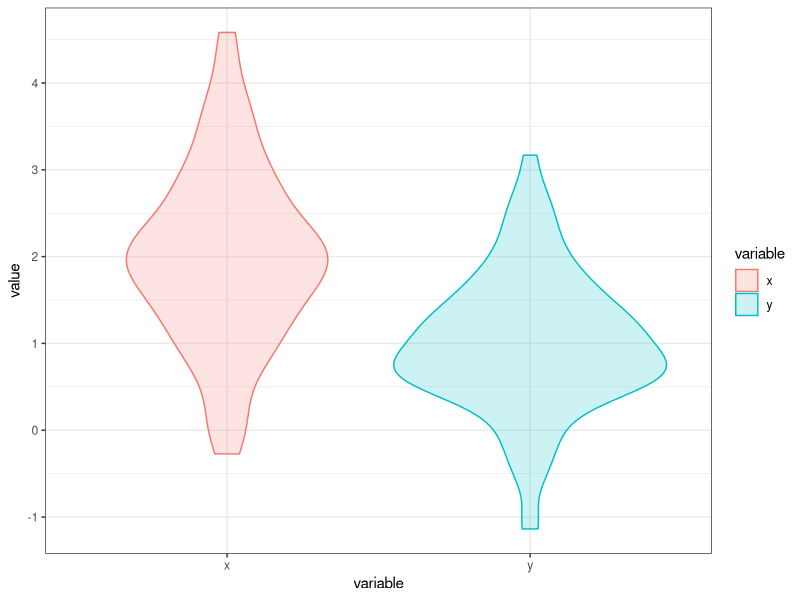
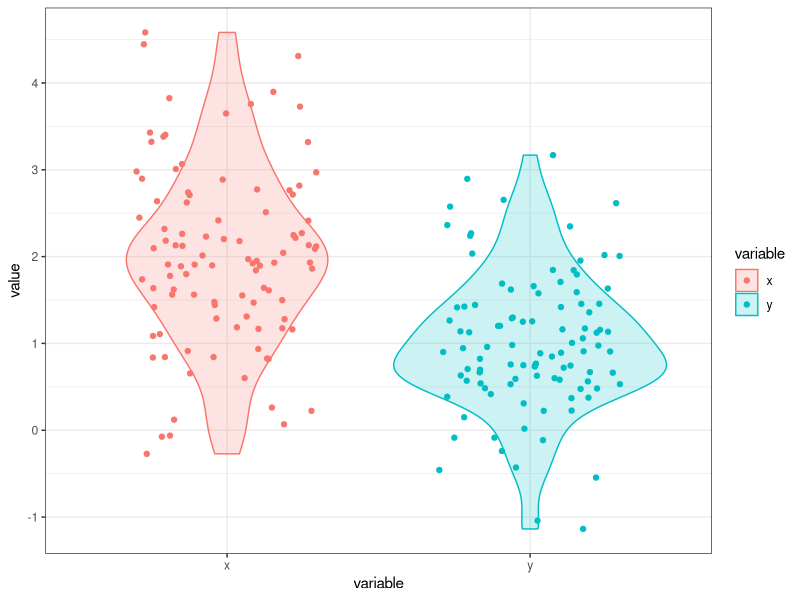
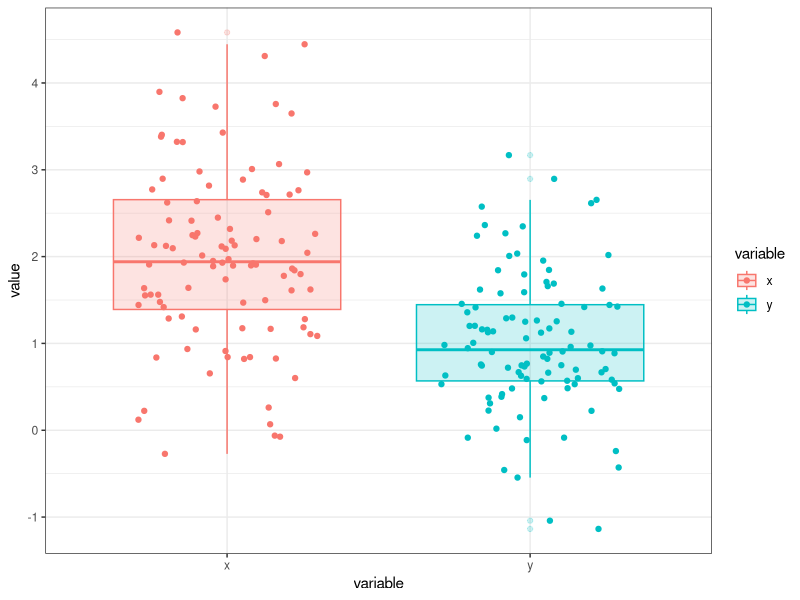
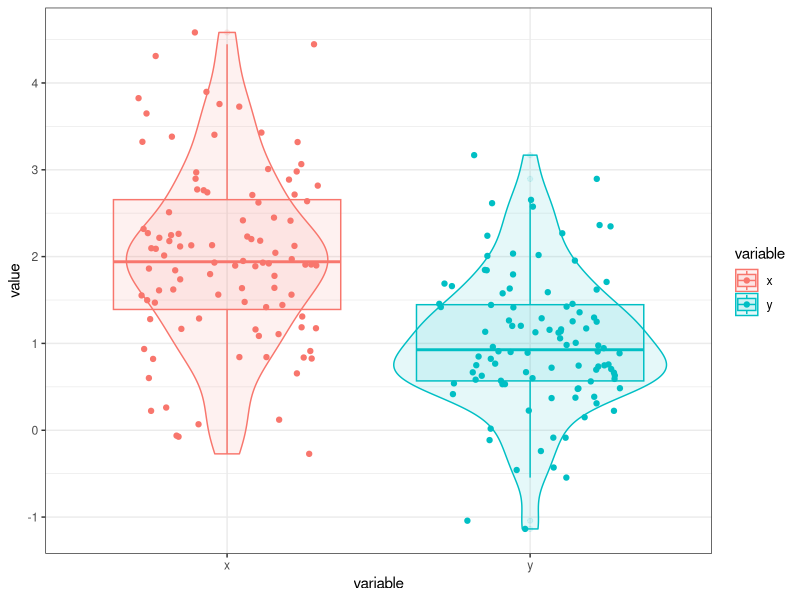
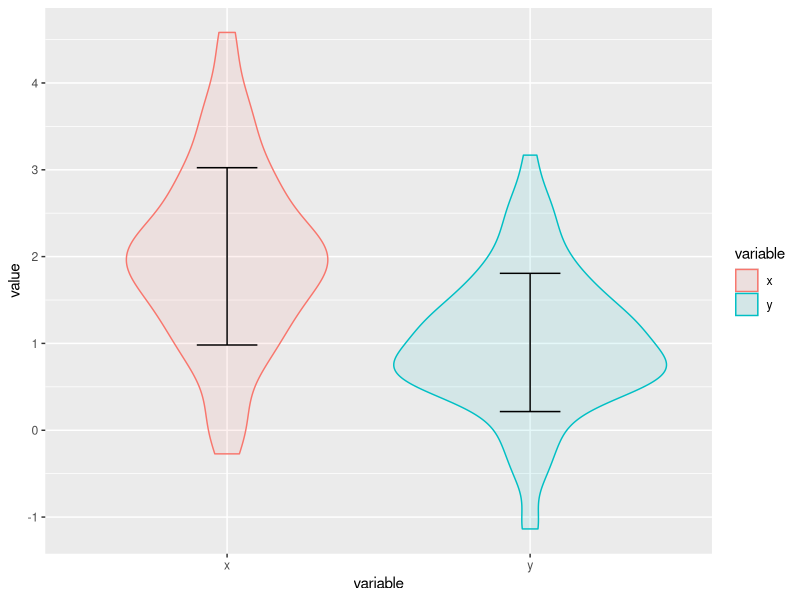

Generate these figures, in order, with R:
library(tidyverse)
library(ggplot2)
library(reshape2)
library(car)
library(rstatix)

set.seed(100)
data <- data.frame(x = rnorm(100, 2, 1), y = rnorm(100, 1, 1))
data2 <- melt(data)

data3 <- lapply(data, function(x) get_summary_stats(data.frame(x)))
data3
# $x
# # A tibble: 1 x 13
# variable     n    min   max median    q1    q3   iqr   mad  mean    sd    se    ci
# <chr>    <dbl>  <dbl> <dbl>  <dbl> <dbl> <dbl> <dbl> <dbl> <dbl> <dbl> <dbl> <dbl>
#   1 x          100 -0.272  4.58   1.94  1.39  2.66  1.26 0.974  2.00  1.02 0.102 0.203
# 
# $y
# # A tibble: 1 x 13
# variable     n   min   max median    q1    q3   iqr   mad  mean    sd    se    ci
# <chr>    <dbl> <dbl> <dbl>  <dbl> <dbl> <dbl> <dbl> <dbl> <dbl> <dbl> <dbl> <dbl>
#   1 x          100 -1.14  3.17  0.927 0.568  1.45 0.878 0.648  1.01 0.796  0.08 0.158
data3 <- rbind(data3[[1]], data3[[2]])
data3[1] <- c("x", "y")

## Shapiro-Wilk normality test
lapply(data, function(x) shapiro.test(x))
# $x
# 
# Shapiro-Wilk normality test
# 
# data:  x
# W = 0.98836, p-value = 0.535
# 
# 
# $y
# 
# Shapiro-Wilk normality test
# 
# data:  x
# W = 0.98532, p-value = 0.3348



## Levene's Test
leveneTest(value~variable, data = data2)
# Levene's Test for Homogeneity of Variance (center = median)
#        Df F value  Pr(>F)  
# group   1  4.4476 0.03621 *
#       198                  
# ---
# Signif. codes:  0 鈥�***鈥� 0.001 鈥�**鈥� 0.01 鈥�*鈥� 0.05 鈥�.鈥� 0.1 鈥� 鈥� 1


t.test(value~variable, data = data2, var.equal = T)
# Two Sample t-test
# 
# data:  value by variable
# t = 7.6613, df = 198, p-value = 8.012e-13
# alternative hypothesis: true difference in means is not equal to 0
# 95 percent confidence interval:
#   0.7364913 1.2470521
# sample estimates:
#   mean in group x mean in group y 
# 2.002913        1.011141 

t.test(value~variable, data = data2, var.equal = F)
# Welch Two Sample t-test
# 
# data:  value by variable
# t = 7.6613, df = 186.92, p-value = 9.657e-13
# alternative hypothesis: true difference in means is not equal to 0
# 95 percent confidence interval:
#   0.7363983 1.2471452
# sample estimates:
#   mean in group x mean in group y 
# 2.002913        1.011141

wilcox.test(value~variable, data = data2)
# Wilcoxon rank sum test with continuity correction
# 
# data:  value by variable
# W = 7844, p-value = 3.711e-12
# alternative hypothesis: true location shift is not equal to 0


summary(aov(value~variable, data = data2))
# Df Sum Sq Mean Sq F value   Pr(>F)    
# variable      1  49.18   49.18    58.7 8.01e-13 ***
#   Residuals   198 165.90    0.84                     
# ---
#   Signif. codes:  0 鈥�***鈥� 0.001 鈥�**鈥� 0.01 鈥�*鈥� 0.05 鈥�.鈥� 0.1 鈥� 鈥� 1


ggplot(data2, aes(x = variable, y = value, color = variable, fill = variable)) +
  geom_violin(alpha = 0.2) +
  theme_bw()

ggplot(data2, aes(x = variable, y = value, color = variable, fill = variable)) +
  geom_violin(alpha = 0.2) +
  geom_point(position = position_jitter(0.3)) +
  theme_bw()

ggplot(data2, aes(x = variable, y = value, color = variable, fill = variable)) +
  geom_boxplot(alpha = 0.2) +
  geom_point(position = position_jitter(0.3)) +
  theme_bw()

ggplot(data2, aes(x = variable, y = value, color = variable, fill = variable)) +
  geom_violin(alpha = 0.1) +
  geom_boxplot(alpha = 0.1) +
  geom_point(position = position_jitter(0.3)) +
  theme_bw()

ggplot() +
  geom_violin(data = data2, aes(x = variable, y = value, color = variable, fill = variable), alpha = 0.1) +
  geom_errorbar(data = data3, aes(x = variable, ymin=mean-sd, ymax=mean+sd), width = 0.2)